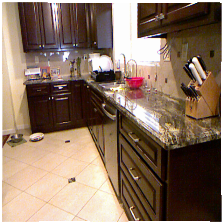
#> input picture export/images/1.png, 224 x 224 px; its folder holds 4 pictures in this run
$ jupyter execute --allow-errors unet.ipynb   (shell and % lines are left out)
#> lines starting #> are read from the running program, lines starting #| are printed output that depends on the picture
[cell 1]
from pynq_dpu import DpuOverlay
#> (the rest of this cell did not finish here and is left out)

#> (a cell that did not finish here is left out)

[cell 3]
from time import time
import numpy as np
import matplotlib.pyplot as plt
import os
import cv2
import xir

[cell 4]
image_dir= "images"

[cell 5]
listimage=os.listdir(image_dir)
data = {
"image": [x for x in listimage if x.endswith(".png")],
"depth": [x for x in listimage if x.endswith(".npy")]
}

[cell 6]
len(data["image"]), len(data["depth"])

[cell 7]
def preprocess_fn(image_path):
#> called with image_path = '1.png'
    image = cv2.imread(os.path.join(image_dir,image_path))
#> image is the input picture: shape (224, 224, 3); mean B, G, R 99.8, 117.4, 139.8
    image= cv2.cvtColor(image, cv2.COLOR_BGR2RGB)
    image = image.reshape(224,224,3)
    image = image * (1/255.0)
    image= (image-0.5)*2

    return image

[cell 8]
def preprocess_npy(depth_path):
    de = np.load(os.path.join(image_dir,depth_path)).astype(np.float32).squeeze()
    de = (de - 0.7)/(10.0 - 0.7)
    de = np.clip(de, 0.0, 1.0)
    de = de.reshape((224,224,1))
    return de

[cell 9]
im= preprocess_fn(data["image"][1])
#> (the rest of this cell did not finish here and is left out)

[cell 10]
plt.imshow(im)
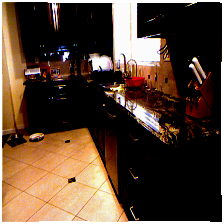
#> shown: shape (224, 224, 3) float64; mean R, G, B 0.346, 0.264, 0.201

[cell 11]
test_data= np.empty((len(data["image"]),224,224,3))
test_label= np.empty((len(data["depth"]),224,224,1))
#test_data.shape
i=0
#> (the rest of this cell did not finish here and is left out)

#> call 2 of preprocess_fn, with image_path = '0.png'
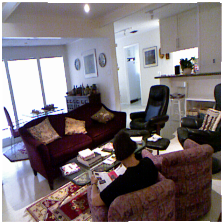
#> input picture export/images/0.png, 224 x 224 px
#> in preprocess_fn, image is the input picture: shape (224, 224, 3); mean B, G, R 120.8, 117.2, 126.3
